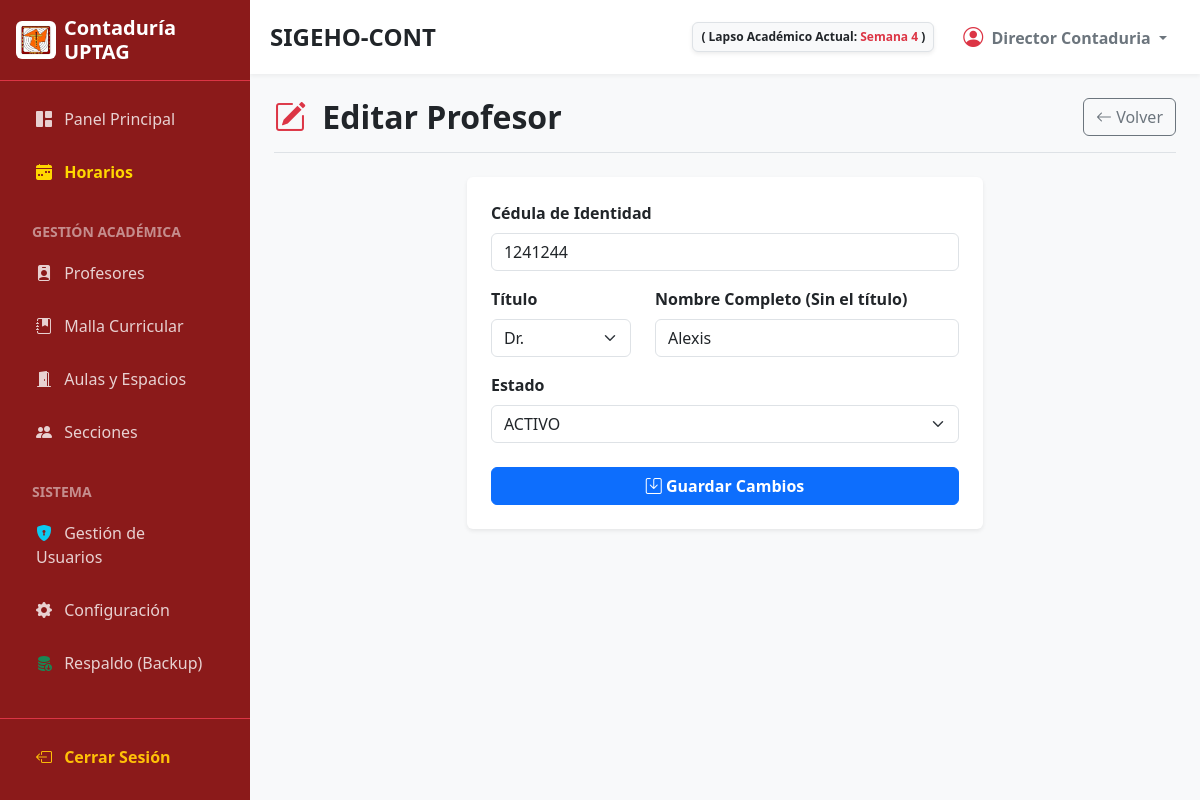
Screenshot of /modules/profesores/editar.php?id=10 (signed in) with the database file from the repository.
### tables this page shows
CREATE TABLE `configuracion` (
  `id` int(11) NOT NULL,
  `parametro` varchar(100) NOT NULL,
  `valor` varchar(255) NOT NULL
);

CREATE TABLE `profesores` (
  `id` int(11) NOT NULL,
  `cedula` varchar(15) NOT NULL,
  `titulo` varchar(20) DEFAULT 'Prof.',
  `nombre` varchar(100) NOT NULL,
  `max_horas` int(11) DEFAULT 5,
  `estado` varchar(20) NOT NULL DEFAULT 'ACTIVO'
);

### modules/profesores/editar.php (the view, shortened to what this page needs)
<?php
require '../../config/db.php';
$id = (int)$_GET['id'];
$stmt = $conn->prepare("SELECT * FROM profesores WHERE id = ?");
$stmt->execute([$id]);
$profesor = $stmt->fetch(PDO::FETCH_ASSOC);
$titulo_actual = !empty($profesor['titulo']) ? $profesor['titulo'] : 'Prof.';
$ruta = '../../'; include '../../includes/header.php';
?>
<div class="d-flex justify-content-between align-items-center mb-4 border-bottom pb-3">
    <h2 class="fw-bold mb-0 text-dark"><i class="bi bi-pencil-square text-danger me-2"></i> Editar Profesor</h2>
    <a href="index.php" class="btn btn-outline-secondary" aria-label="Volver a la lista de docentes"><i class="bi bi-arrow-left"></i> Volver</a>
</div>
<div class="row justify-content-center">
    <div class="col-md-7">
        <div class="card shadow-sm border-0">
            <div class="card-body p-4">
                <form action="editar.php?id=<?php echo $id; ?>" method="POST">
                    <div class="mb-3">
                        <label class="form-label fw-bold">Cédula de Identidad</label>
                        <input type="text" name="cedula" class="form-control solo-numeros" value="<?php echo htmlspecialchars($profesor['cedula']); ?>" pattern="[0-9]{7,8}" title="Debe contener 7 u 8 números. Sin puntos ni letras." maxlength="8" aria-label="Editar cédula de identidad" required>
                    </div>
                    <div class="row mb-3">
                        <div class="col-md-4">
                            <label class="form-label fw-bold">Título</label>
                            <select name="titulo" class="form-select" required>
                                <?php
                                $titulos = ['Prof.', 'Lcdo.', 'Lcda.', 'Ing.', 'Abg.', 'Dr.', 'Dra.', 'Mgs.', 'Econ.'];
                                foreach($titulos as $t):
                                ?>
                                    <option value="<?php echo $t; ?>" <?php echo ($titulo_actual == $t) ? 'selected' : ''; ?>><?php echo $t; ?></option>
                                <?php endforeach; ?>
                            </select>
                        </div>
                        <div class="col-md-8">
                            <label class="form-label fw-bold">Nombre Completo (Sin el título)</label>
                            <input type="text" name="nombre" class="form-control solo-letras" value="<?php echo htmlspecialchars($profesor['nombre']); ?>" pattern="[a-zA-ZáéíóúÁÉÍÓÚñÑ\s\.]+" title="Solo se permiten letras, espacios y puntos." aria-label="Editar nombre completo" required>
                        </div>
                    </div>
                    <div class="mb-4">
                        <label class="form-label fw-bold">Estado</label>
                        <select name="estado" class="form-select" aria-label="Editar estado del docente" required>
                            <option value="ACTIVO" <?php echo ($profesor['estado'] == 'ACTIVO') ? 'selected' : ''; ?>>ACTIVO</option>
                        </select>
                    </div>
                    <button type="submit" class="btn btn-primary w-100 fw-bold" aria-label="Guardar cambios del docente"><i class="bi bi-save"></i> Guardar Cambios</button>
                </form>
            </div>
        </div>
    </div>
</div>
<?php include '../../includes/footer.php'; ?>

### includes/header.php (shortened to what this page needs)
<?php
$rol_usuario = isset($_SESSION['rol']) ? strtolower($_SESSION['rol']) : '';
$semana_texto = "Sin configurar";
if (isset($conn)) {
    try {
        $stmt_conf = $conn->query("SELECT valor FROM configuracion WHERE parametro = 'fecha_inicio_lapso'");
        if ($stmt_conf) {
            $fecha_inicio_db = $stmt_conf->fetchColumn();
            if ($fecha_inicio_db) {
                $inicio_lapso = new DateTime($fecha_inicio_db);
                $inicio_lapso->setTime(0, 0, 0);
                $hoy = new DateTime();
                $hoy->setTime(0, 0, 0);
                if ($hoy >= $inicio_lapso) {
                    $diff = $inicio_lapso->diff($hoy);
                    $semana_num = floor($diff->days / 7) + 1;
                    if ($semana_num > 12) {
                        $semana_texto = "Trimestre Finalizado";
                    } else {
                        $semana_texto = "Semana " . $semana_num;
                    }
                } else {
                    $semana_texto = "Por iniciar";
                }
            }
        }
    } catch(PDOException $e) {
    }
}
?>
<!DOCTYPE html>
<html lang="es">
<head>
    <link href="https://cdn.jsdelivr.net/npm/bootstrap@5.3.0/dist/css/bootstrap.min.css" rel="stylesheet">
    <link rel="stylesheet" href="https://cdn.jsdelivr.net/npm/bootstrap-icons@1.10.5/font/bootstrap-icons.css">
    <link rel="stylesheet" href="<?php echo $ruta; ?>assets/css/estilos.css">
</head>
<body>
<div class="d-flex">
    <div id="sidebar" class="d-flex flex-column area-no-imprimir">
        <div class="p-3 d-flex align-items-center border-bottom border-danger">
            <img src="<?php echo $ruta; ?>assets/img/logo_conta.jpeg" alt="Logo" width="40" class="rounded me-2 bg-white p-1">
            <h5 class="mb-0 fw-bold">Contaduría UPTAG</h5>
        </div>
        <div class="p-3 flex-grow-1">
            <ul class="nav flex-column gap-1">
                <li class="nav-item">
                    <a href="<?php echo $ruta; ?>dashboard.php" class="nav-link"><i class="bi bi-grid-1x2-fill me-2"></i> Panel Principal</a>
                </li>
                <li class="nav-item">
                    <a href="<?php echo $ruta; ?>modules/horarios/index.php" class="nav-link fw-bold" style="color: #ffd700;"><i class="bi bi-calendar-week-fill me-2"></i> Horarios</a>
                </li>
                <li class="nav-item mt-3 mb-1"><small class="text-white-50 fw-bold px-3">GESTIÓN ACADÉMICA</small></li>
                <li class="nav-item"><a href="<?php echo $ruta; ?>modules/profesores/index.php" class="nav-link"><i class="bi bi-person-badge-fill me-2"></i> Profesores</a></li>
                <li class="nav-item"><a href="<?php echo $ruta; ?>modules/materias/index.php" class="nav-link"><i class="bi bi-journal-bookmark-fill me-2"></i> Malla Curricular</a></li>
                <li class="nav-item"><a href="<?php echo $ruta; ?>modules/aulas/index.php" class="nav-link"><i class="bi bi-door-open-fill me-2"></i> Aulas y Espacios</a></li>
                <li class="nav-item"><a href="<?php echo $ruta; ?>modules/secciones/index.php" class="nav-link"><i class="bi bi-people-fill me-2"></i> Secciones</a></li>
                <?php if($rol_usuario == 'administrador'): ?>
                <li class="nav-item mt-3 mb-1"><small class="text-white-50 fw-bold px-3">SISTEMA</small></li>
                <li class="nav-item"><a href="<?php echo $ruta; ?>modules/usuarios/index.php" class="nav-link"><i class="bi bi-shield-lock-fill text-info me-2"></i> Gestión de Usuarios</a></li>
                <li class="nav-item"><a href="<?php echo $ruta; ?>configuracion.php" class="nav-link"><i class="bi bi-gear-fill me-2"></i> Configuración</a></li>
                <li class="nav-item"><a href="<?php echo $ruta; ?>backup.php" class="nav-link"><i class="bi bi-database-fill-down text-success me-2"></i> Respaldo (Backup)</a></li>
                <?php endif; ?>
            </ul>
        </div>
        <div class="p-3 border-top border-danger">
            <a href="<?php echo $ruta; ?>logout.php" class="nav-link text-warning fw-bold"><i class="bi bi-box-arrow-left me-2"></i> Cerrar Sesión</a>
        </div>
    </div>
    <div id="main-content" class="d-flex flex-column bg-light vh-100 overflow-hidden">
        <nav class="top-navbar d-flex justify-content-between align-items-center area-no-imprimir">
            <div class="d-flex align-items-center">
                <h4 class="mb-0 fw-bold text-dark">SIGEHO-CONT</h4>
            </div>
            <div class="d-flex align-items-center gap-3">
                <span class="badge bg-light text-dark border p-2 shadow-sm d-none d-md-inline">
                    ( Lapso Académico Actual: <span class="text-danger"><?php echo $semana_texto; ?></span> )
                </span>
                <div class="dropdown">
                    <button class="btn btn-white dropdown-toggle fw-bold text-secondary" type="button" data-bs-toggle="dropdown">
                        <i class="bi bi-person-circle text-danger fs-5 me-1"></i> <?php echo isset($_SESSION['nombre']) ? htmlspecialchars($_SESSION['nombre']) : 'Usuario'; ?>
                    </button>
                </div>
            </div>
        </nav>
        <div class="p-4 flex-grow-1 overflow-auto">

### assets/css/estilos.css (style rules this page uses)
body { background-color: #f4f6f9; }
body { font-family: 'Segoe UI', Tahoma, Geneva, Verdana, sans-serif; background-color: #f8f9fa; overflow-x: hidden; }
#sidebar { min-width: 250px; max-width: 250px; min-height: 100vh; background-color: #8B1A1A; color: white; transition: all 0.3s; }
#sidebar .nav-link { color: rgba(255,255,255,0.8); padding: 10px 20px; margin-bottom: 5px; border-radius: 5px; transition: all 0.3s; font-weight: 500; }
#main-content { transition: all 0.3s; width: 100%; }
.top-navbar { background-color: white; box-shadow: 0 2px 4px rgba(0,0,0,0.05); padding: 15px 20px; }

### rows the page displays
configuracion: valor "Semana 4"
profesores: cedula "1241244", titulo "Dr.", nombre "Alexis", estado "ACTIVO"

### other values shown
$_SESSION['nombre'] "Director Contaduria"
